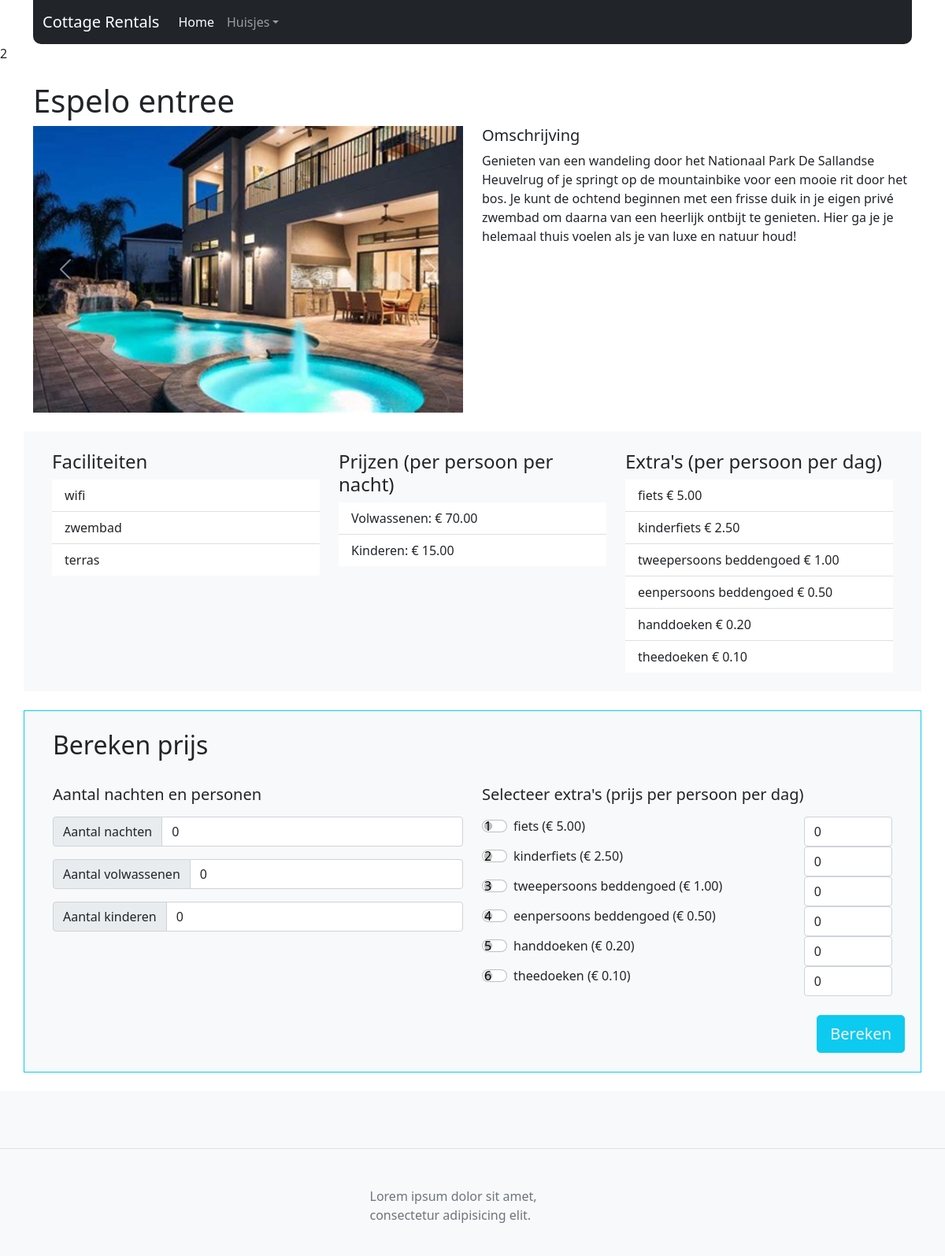
The page /huisjes.php?cottageID=3 on the database its author committed.
### tables this page shows
CREATE TABLE `cottages` (
  `cottage_id` int(11) NOT NULL,
  `cottage_name` varchar(50) NOT NULL,
  `cottage_excerpt` varchar(255) NOT NULL,
  `cottage_desc` longtext NOT NULL,
  `cottage_img` varchar(255) NOT NULL,
  `cottage_img2` varchar(255) NOT NULL,
  `cottage_img3` varchar(255) NOT NULL,
  `cottage_img4` varchar(255) NOT NULL,
  `cottage_price_a` double(11,2) NOT NULL,
  `cottage_price_c` double(11,2) NOT NULL
);

CREATE TABLE `facilities` (
  `facility_id` int(11) NOT NULL,
  `facility_name` varchar(255) NOT NULL
);

CREATE TABLE `additions` (
  `addition_id` int(11) NOT NULL,
  `addition_name` varchar(255) NOT NULL,
  `addition_price` double(11,2) NOT NULL
);

### includes/functions.php (called while the page is built)
<?php
function getData($sql, $method){
    global $conn;
    $statement = $conn->query($sql);
    if($method == 'fetch'){
        $result = $statement->fetch(PDO::FETCH_ASSOC);
    }
    else {
        $result = $statement->fetchAll(PDO::FETCH_ASSOC);
    }
    return $result;
}
function FormatNumber($num){
   return number_format((float)$num, 2, '.', '');
}
?>

### calculateprice.php (the view, shortened to what this page needs)
<?php
$numberNights = 0;
$numberAdults = 0;
$numberChilds = 0;
$AmountAdd = [];
?>
<section>
<div class="container mt-4 mb-4 bg-light border border-info">
    <form name="calculate" method="post" action="huisjes.php?cottageID=<?php echo $cottageID;?>">
        <div class="row px-4 py-4">
            <div class="col-12 mb-4">
                <h2>Bereken prijs</h2>
            </div>
            <div class="col">
                    <h5 class="pb-2">Aantal nachten en personen</h5>
                        <div class="input-group mb-3">
                            <span class="input-group-text">Aantal nachten</span>
                            <input type="number" min="0" class="form-control" name="numberNights" id="numberNights" placeholder="Aantal nachten" aria-label="Aantal nachten" value="<?php echo $numberNights; ?>">
                        </div>
                        <div class="input-group mb-3">
                            <span class="input-group-text">Aantal volwassenen</span>
                            <input type="number" min="0" class="form-control" name="numberAdults" id="numberAdults" placeholder="Aantal volwassenen" aria-label="Aantal volwassenen" value="<?php echo $numberAdults; ?>">
                        </div>
                        <div class="input-group mb-3">
                            <span class="input-group-text">Aantal kinderen</span>
                            <input type="number" min="0" class="form-control" name="numberChilds" id="numberChilds" placeholder="Aantal kinderen" aria-label="Aantal kinderen" value="<?php echo $numberChilds; ?>">
                        </div>
            </div>
            <div class="col">
                <h5 class="pb-2">Selecteer extra's (prijs per persoon per dag)</h5>
                    <?php
                        foreach($tblAdditions as $addition) {
                            if(isset($_POST["AmountAdd_" . $addition["addition_id"]])){
                                $AmountAdd[$addition["addition_name"]] = $_POST["AmountAdd_" . $addition["addition_id"]];
                            } else {
                                $AmountAdd[$addition["addition_name"]] = 0;
                            }?>
                        <div class="row">
                          <div class="col-9">
                                <div class="form-check form-switch">
                                    <input class="form-check-input" type="form-control" id="<?php echo $addition["addition_id"];?>" value="<?php echo $addition["addition_id"];?>" name="additions[]" >
                                    <label class="form-check-label" for="<?php echo $addition["addition_id"];?>"><?php echo $addition["addition_name"];?>  (&euro; <?php echo  FormatNumber($addition["addition_price"]);?>)</label>
                                </div>
                            </div>
                            <div class="col-3">
                                <input type="number" min="0" class="form-control" id="AmountAdd_<?php echo $addition["addition_id"]; ?>" name="AmountAdd_<?php echo $addition["addition_id"]; ?>" value="<?php echo $AmountAdd[$addition["addition_name"]];?>">
                            </div>
                        </div>
                    <?php }  ?>
            </div>
        </div>
        <div class="col-12 mb-4">
            <div class="d-grid d-md-flex justify-content-md-end">
                <button class="btn btn-lg btn-info me-md-2 text-light" type="submit" value="calcPrice" name="calculate">Bereken</button>
            </div>
        </div>
    </form>
</div>
<section>

### huisjes.php (shortened to what this page needs)
<?php
include 'includes/database.php';
include 'includes/functions.php';
include 'header.php';
$cottageID = 1;
if(isset($_GET["cottageID"]) && $_GET["cottageID"] > 0){
    $cottageID = $_GET['cottageID'];
};
$sql = "SELECT * FROM `cottages` WHERE cottage_id = $cottageID ";
$cottage = getData($sql, 'fetch');
?>2
<section>
    <div class="container mt-4">
    <h1><?php echo $cottage['cottage_name']?></h1>
        <div class="row">
            <div class="col">
                <div id="carouselExampleControls" class="carousel slide pointer-event" data-bs-ride="carousel">
                <div class="carousel-inner">
                    <div class="carousel-item active">
                    <img src="img/<?php echo $cottage['cottage_img'];?>" class="d-block w-100" alt="<?php echo $cottage['cottage_img'];?>">
                    </div>
                </div>
                <button class="carousel-control-prev" type="button" data-bs-target="#carouselExampleControls" role="button" data-bs-slide="prev">
                    <span class="carousel-control-prev-icon" aria-hidden="true"></span>
                </button>
                <button class="carousel-control-next" type="button" data-bs-target="#carouselExampleControls" role="button" data-bs-slide="next">
                    <span class="carousel-control-next-icon" aria-hidden="true"></span>
                </button>
                </div>
            </div>
            <div class="col">
            <h5>Omschrijving</h5>
            <p><?php echo $cottage['cottage_desc'];?></p>
            </div>
        </div>
    </div>
</section>
<section>
    <div class="container mt-4 bg-light">
        <div class="row  px-4 py-4">
            <div class="col">
            <?php include 'facilities.php';?>
            </div>
            <div class="col">
                <h4>Prijzen (per persoon per nacht)</h4>
                    <ul class="list-group list-group-flush">
                            <li class="list-group-item">Volwassenen: <?php echo "€ ".formatNumber($cottage['cottage_price_a']);?> </li>
                            <li class="list-group-item">Kinderen: <?php echo "€ ".formatNumber($cottage['cottage_price_c']);;?></li>
                    </ul>
            </div>
            <div class="col">
            <?php include 'additions.php';?>
            </div>
        </div>
    </div>
</section>
<?php
include 'calculateprice.php';
include 'footer.php';
?>

### facilities.php
<?php
    $sql = "SELECT facilities.facility_name FROM `cottages_facilities` INNER JOIN facilities ON facilities.facility_id=cottages_facilities.facility_id WHERE cottages_facilities.cottage_id = " . $cottageID;
    $tblFacilities = getData($sql, "fetchAll");
?>
                <h4>Faciliteiten</h4>
                    <ul class="list-group list-group-flush">
                        <?php
                        foreach($tblFacilities as $facility) { ?>
                            <li class="list-group-item"><?php echo $facility["facility_name"];?></li>
                        <?php }  ?>
                    </ul>

### additions.php
<?php
include 'includes/database.php';
include_once 'includes/functions.php';
$sql = "SELECT * FROM `additions`";
$tblAdditions = getData($sql, 'fetchAll');
?>
                <h4>Extra's (per persoon per dag)</h4>
                    <ul class="list-group list-group-flush">
                        <?php
                        foreach($tblAdditions as $addition) { ?>
                            <li class="list-group-item"><?php echo $addition['addition_name'];?> &euro; <?php echo FormatNumber($addition['addition_price']);?></li>
                        <?php }  ?>
                    </ul>

### rows shown on the page
cottages: cottage_name "Espelo entree", cottage_img (picture), cottage_desc "Genieten van een wandeling door het Nationaal Park De Sallandse Heuvelrug of je springt op de mountainbike voor een mooie rit door het bos. Je kunt de ochtend beginnen met een frisse duik in je eigen privé zwembad om daarna van een heerlijk ontbijt te genieten. Hier ga je je helemaal thuis voelen als je van luxe en natuur houd!", cottage_price_a "70.00", cottage_price_c "15.00"
facilities: facility_name "wifi"
facilities: facility_name "zwembad"
facilities: facility_name "terras"
additions: addition_name "fiets", addition_price "5.00", addition_id "1", addition_name "0"
additions: addition_name "kinderfiets", addition_price "2.50", addition_id "2", addition_name "0"
additions: addition_name "tweepersoons beddengoed", addition_price "1.00", addition_id "3", addition_name "0"
additions: addition_name "eenpersoons beddengoed", addition_price "0.50", addition_id "4", addition_name "0"
additions: addition_name "handdoeken", addition_price "0.20", addition_id "5", addition_name "0"
additions: addition_name "theedoeken", addition_price "0.10", addition_id "6", addition_name "0"
